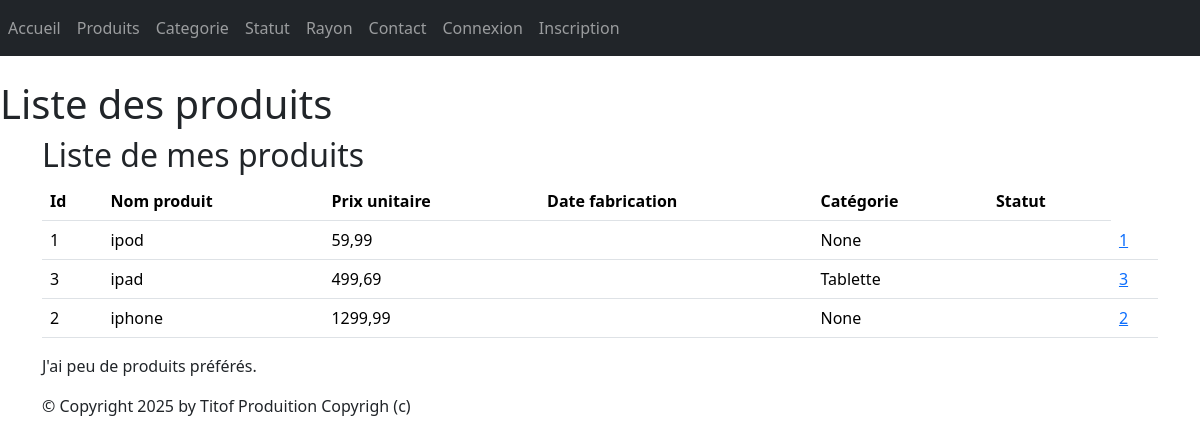
/monApp/produits/, run on an earlier commit of the app's database.
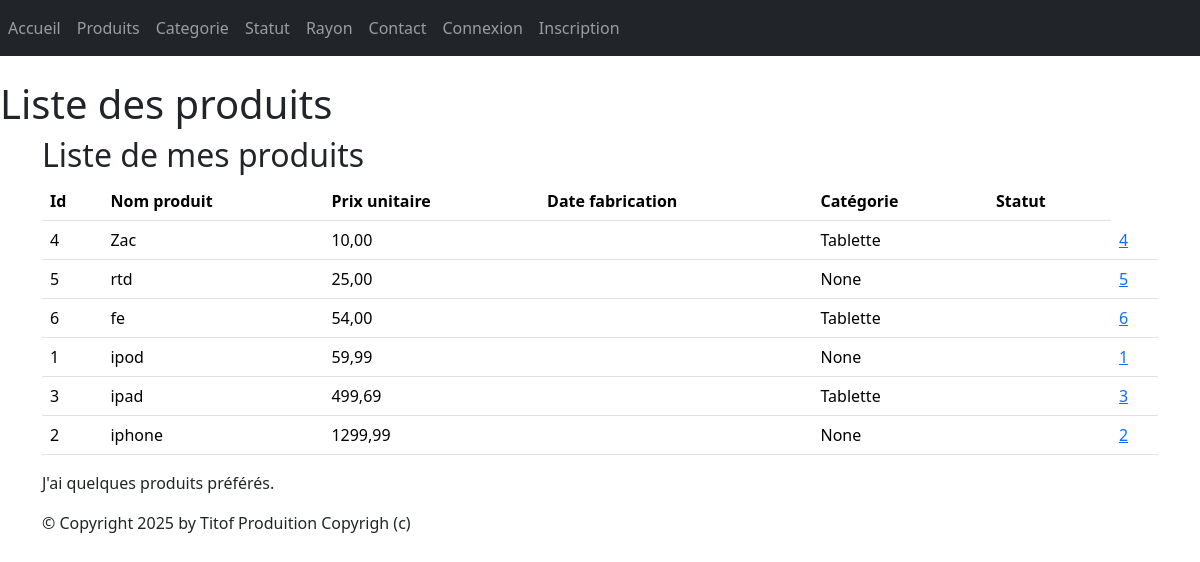
And on a later commit of the database.
### monApp/models.py (models this page shows, shortened)
class Produit(models.Model):
    refProd = models.AutoField(primary_key=True)
    intituleProd = models.CharField(max_length=200)
    prixUnitaireProd = models.DecimalField(max_digits=10, decimal_places=2)
    dateProd = models.DateField(auto_now=True)
    categorie = models.ForeignKey(Categorie, on_delete=models.CASCADE, related_name="produits",null=True, blank=True)
    statutProd = models.ForeignKey(Statut, on_delete=models.CASCADE, related_name="produitStatut",null=True, blank=True)

class Categorie(models.Model):
    idCat = models.AutoField(primary_key=True)
    nomCat = models.CharField(max_length=100)
    def __str__(self):
        return self.nomCat

### monApp/views.py (the view)
# urls.py: path("produits/",views.ProduitListView.as_view(),name="lst_prdts"),
class ProduitListView(ListView):
    model = Produit
    template_name = "monApp/list_produits.html"
    context_object_name = "prdts"
    def get_queryset(self ) :
        return Produit.objects.order_by("prixUnitaireProd")
    def get_context_data(self, **kwargs):
        context = super(ProduitListView, self).get_context_data(**kwargs)
        context['titremenu'] = "Liste de mes produits"
        return context

### monApp/templates/monApp/list_produits.html
{% extends 'monApp/base.html' %}
{% block menu %}
<h1>Liste des produits</h1>
{% endblock %}
{% block contenu %}
    <h2>{{titremenu}}</h2>
    <table class="table">
        <thead>
            <th>Id</th>
            <th>Nom produit</th>
            <th>Prix unitaire</th>
            <th>Date fabrication</th>
            <th>Catégorie</th>
            <th>Statut</th>
        </thead>
        <tbody>
            {% for prdt in prdts %}
            <tr>
                <td>{{ prdt.refProd }} </td>
                <td>{{ prdt.intituleProd }} </td>
                <td>{{ prdt.prixUnitaireProd }} </td>
                <td>{{ prdt.dateFabProd }} </td>
                <td>{{ prdt.categorie }} </td>
                <td>{{ prdt.status }} </td>
                <td><a href="{% url 'dtl_prdt' prdt.refProd %}">{{ prdt.refProd }}</a></td>
            </tr>
            {% endfor %}
        </tbody>
    </table>
    <p>
    J'ai
    {% if prdts|length < 5 %}
    peu de
    {% elif prdts|length < 10 %}
    quelques
    {% else %}
    beaucoup de
    {% endif %}
    produits préférés.
    </p>
{% endblock %}

### monApp/templates/monApp/base.html (shortened to what this page needs)
{% load static %}
<html>
    <head>
        {% block styles %}
            <link rel="stylesheet" href="{% static 'style.css' %}" />
            {% load django_bootstrap5 %}
            {% bootstrap_css %}
            {% endblock %}
    </head>
    <body>
        {% block nav %}
        <nav class="navbar navbar-expand-md navbar-dark bg-dark mb-4">
            <div class="collapse navbar-collapse" id="navbarNav">
                <ul class="navbar-nav ml-auto">
                    <li class="nav-item"><a class="nav-link" href="{% url 'home' %}">Accueil</a></li>
                    <li class="nav-item"><a class="nav-link" href="{% url 'lst_prdts' %}">Produits</a></li>
                    <li class="nav-item"><a class="nav-link" href="{% url 'lst_cate' %}">Categorie</a></li>
                    <li class="nav-item"><a class="nav-link" href="{% url 'lst_stat' %}">Statut</a></li>
                    <li class="nav-item"><a class="nav-link" href="{% url 'lst_rayon' %}">Rayon</a></li>
                    <li class="nav-item"><a class="nav-link" href="{% url 'contact' %}">Contact</a></li>
                    {% if user.is_authenticated %}
                    <li class="nav-item"><a class="nav-link" href="{% url 'logout' %}">Déconnexion</a></li>
                    {%else%}
                    <li class="nav-item"><a class="nav-link" href="{% url 'login' %}">Connexion</a></li>
                    <li class="nav-item"><a class="nav-link" href="{% url 'register' %}">Inscription</a></li>
                    {%endif%}
                </ul>
            </div>
        </nav >
        {% block menu %}{% endblock %}
        {% endblock %}
        <main role="main" class="container top-pushed">
            <div class="jumbotron">
                {% block contenu %}
                {% endblock %}
            </div>
        </main >
        <footer class="footer">
            <div class="container">
                <p>&copy; Copyright {% now "Y" %} by Titof Produition Copyrigh (c)</p>
            </div>
        </footer>
    </body>
</html>

### static/style.css (style rules this page uses)
h1 { color: red }

What changed in the data, as far as the page shows it:
added Produit: refProd "4", intituleProd "Zac", prixUnitaireProd "10,00", categorie "Tablette"
added Produit: refProd "5", intituleProd "rtd", prixUnitaireProd "25,00", categorie "None"
added Produit: refProd "6", intituleProd "fe", prixUnitaireProd "54,00", categorie "Tablette"
Also different on the page:
text no longer shown: "peu de"
text now shown: "quelques"
